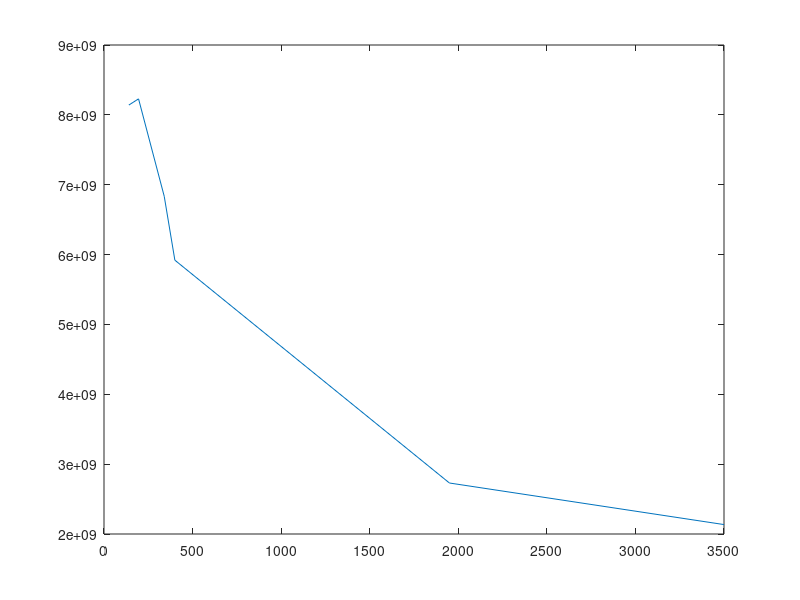

Write the MATLAB code that produced this figure.
Xf=[140 195 340 400 1950 3500];
Xc=[58.2e6 42.2e6 20.1e6 14.8e6 1.4e6 0.61e6];

Y=[8.14e9 8.229e9 6.834e+09 5.92e+09 2.73e9 2.135e9];


plot(Xf,Y)
